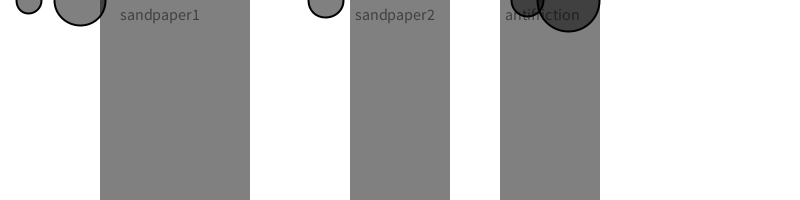
Frame 1 (no input)
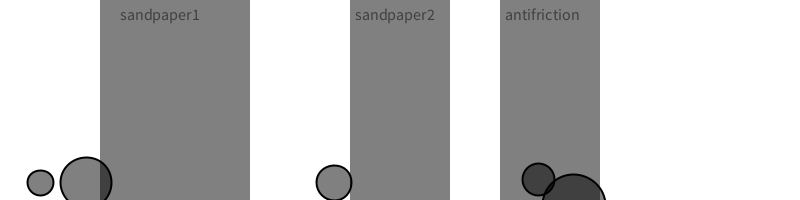
Frame 60 (the mouse pressed at the canvas centre just before this capture)
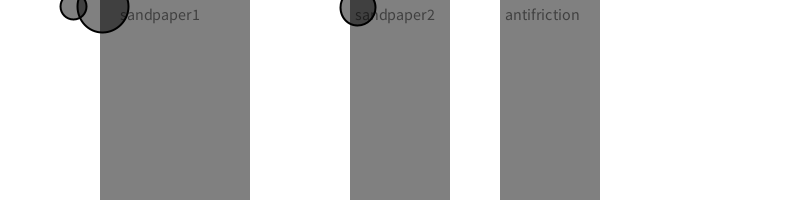
Frame 120 (the mouse held since frame 60 and released just before this capture)

The Processing sketch that drew these frames (run headless with seeded random() and noise(); from frame 60 on, the mouse is pressed at the canvas centre):

// Processing sketch: exer_2_4
// ── exer_2_4.pde
/* Rilla's solution for exercise 2.4 in Daniel Shiffman's The Nature of Code 
 
 and based on Shiffman's code for example 2.4
 
 Exercise 2.4
 Create pockets of friction in a Processing sketch so that objects only experience 
 friction when crossing over those pockets. What if you vary the strength (friction 
 coefficient) of each area? What if you make some pockets feature the opposite of 
 friction—i.e., when you enter a given pocket you actually speed up instead of slowing down?*/

Mover[] movers = new Mover[5];

void setup() {
  size(800, 200);

  // Set the seed parameter to a constant to return the 
  // same pseudo-random numbers each time the software is run.
  randomSeed(1);
  for (int i = 0; i < movers.length; i++) {
    movers[i] = new Mover(random(1, 4), random(width), 0);
  }
  stroke(0);
}

void draw() {
  background(255);

  for (int i = 0; i < movers.length; i++) {

    // a wind force
    PVector wind = new PVector(0.01, 0);

    // a gravity force, dependent on mass
    PVector gravity = new PVector(0, 0.1*movers[i].mass);


    // note: our friction is kind of weird, in that it applies whenever we are in an appropriate x zone

    // sandpaper : coarse grain!
    float c = 0.05;
    PVector sandpaper1 = movers[i].velocity.get();
    sandpaper1.mult(-1);
    sandpaper1.normalize();
    sandpaper1.mult(c);

    // sandpaper : fine grain!
    c = 0.03;
    PVector sandpaper2 = movers[i].velocity.get();
    sandpaper2.mult(-1);
    sandpaper2.normalize();
    sandpaper2.mult(c);

    // antifriction ! ice, perhaps?
    c = 0.05;
    PVector antifriction = movers[i].velocity.get();
    // this is antifriction - so our direction is the same as velocity
    antifriction.mult(1); 
    antifriction.normalize();
    antifriction.mult(c);


    // check if movers[i] is in the zone of sandpaper 1: 100-250 //  && movers[i].position.y >= 170 && movers[i].position.y <= 200
    if (movers[i].position.x >= 100 && movers[i].position.x <= 250) {
      movers[i].applyForce(sandpaper1);
    } 

    // check if movers[i] is in the zone of sandpaper 2: 350-450 //  && movers[i].position.y >= 170 && movers[i].position.y <= 200
    if (movers[i].position.x >= 350 && movers[i].position.x <= 450) {
      movers[i].applyForce(sandpaper2);
    } 

    // check if movers[i] is in the zone of antifriction: 500-600 //  && movers[i].position.y >= 170 && movers[i].position.y <= 200
    else if (movers[i].position.x >= 500 && movers[i].position.x <= 600) {
      movers[i].applyForce(antifriction);
    }

    // apply wind and gravity
    movers[i].applyForce(wind);
    movers[i].applyForce(gravity);

    movers[i].update();
    movers[i].display();
    movers[i].checkEdges();
  }


  noStroke();

  textSize(16);
  text("sandpaper1", 120, 20); 

  // draw sandpaper1: 100 - 250
  rect(100, 0, 150, 200);

  textSize(16);
  text("sandpaper2", 355, 20); 

  // draw sandpaper2: 350 - 450
  rect(350, 0, 100, 200);

  textSize(16);
  text("antifriction", 505, 20); 

  // draw antifriction: 500 - 600
  rect(500, 0, 100, 200);
}
// ── Mover.pde
// The Nature of Code
// Daniel Shiffman
// http://natureofcode.com

class Mover {

  PVector position;
  PVector velocity;
  PVector acceleration;
  float mass;

  Mover(float m, float x , float y) {
    mass = m;
    position = new PVector(x,y);
    velocity = new PVector(0,0);
    acceleration = new PVector(0,0);
  }
  
  void applyForce(PVector force) {
    PVector f = PVector.div(force,mass);
    acceleration.add(f);
  }
  
  void update() {
    velocity.add(acceleration);
    position.add(velocity);
    acceleration.mult(0);
  }

  void display() {
    stroke(0);
    strokeWeight(2);
    fill(0,127);
    ellipse(position.x,position.y,mass*16,mass*16);
  }

  void checkEdges() {

    if (position.x > width) {
      position.x = width;
      velocity.x *= -1;
    } else if (position.x < 0) {
      position.x = 0;
      velocity.x *= -1;
    }

    if (position.y > height) {
      velocity.y *= -1;
      position.y = height;
    }

  }

}
